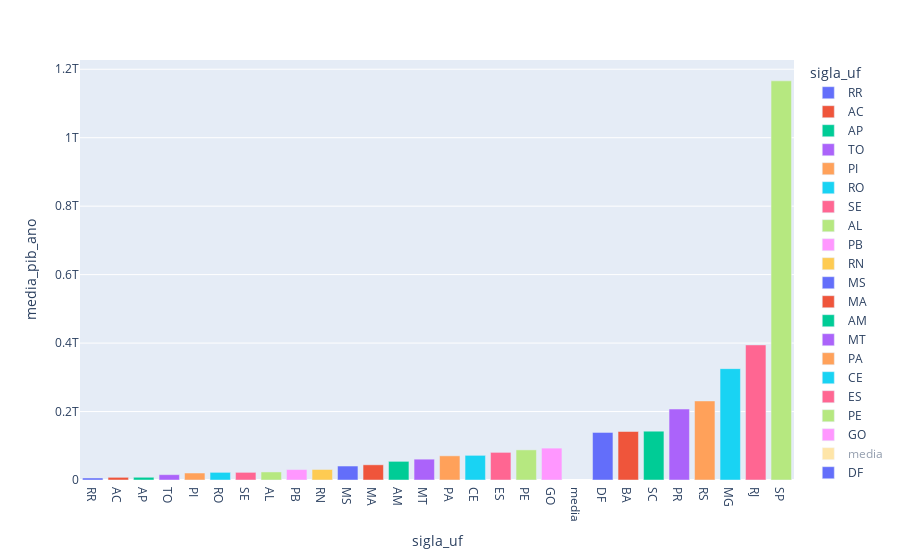

The code cell stored with this chart in its notebook:
### Code cell
#grafico que mmostra a média anual do pib no periodo (2007 - 2012)

#como a média anual do periodo é a mesma em todos os anos, fiz uma filtragem na tabela para não deixar o grafico pontilhado
ano = df_final.loc[df_final["ano"] == 2012]

#grafico gerado pela base df_final que esta ordenada pela media anual do pib, eixo y será o pib, eixo x serão os estados 
graf_pib = px.bar(ano.sort_values('media_pib_ano'),y='media_pib_ano' ,x ='sigla_uf',color = 'sigla_uf')
graf_pib.show()

### Figure 1 — Plotly figure (JSON) as saved in the notebook; plotly's stock layout.template omitted (floating-point values rounded to 4 significant figures)
{"data": [{"alignmentgroup": "True", "hovertemplate": "sigla_uf=%{x}<br>media_pib_ano=%{y}<extra></extra>", "legendgroup": "RR", "marker": {"color": "#636efa", "pattern": {"shape": ""}}, "name": "RR", "offsetgroup": "RR", "orientation": "v", "showlegend": true, "textposition": "auto", "type": "bar", "x": ["RR"], "xaxis": "x", "y": [5876000000.0], "yaxis": "y"}, {"alignmentgroup": "True", "hovertemplate": "sigla_uf=%{x}<br>media_pib_ano=%{y}<extra></extra>", "legendgroup": "AC", "marker": {"color": "#EF553B", "pattern": {"shape": ""}}, "name": "AC", "offsetgroup": "AC", "orientation": "v", "showlegend": true, "textposition": "auto", "type": "bar", "x": ["AC"], "xaxis": "x", "y": [7796193500], "yaxis": "y"}, {"alignmentgroup": "True", "hovertemplate": "sigla_uf=%{x}<br>media_pib_ano=%{y}<extra></extra>", "legendgroup": "AP", "marker": {"color": "#00cc96", "pattern": {"shape": ""}}, "name": "AP", "offsetgroup": "AP", "orientation": "v", "showlegend": true, "textposition": "auto", "type": "bar", "x": ["AP"], "xaxis": "x", "y": [7974148500], "yaxis": "y"}, {"alignmentgroup": "True", "hovertemplate": "sigla_uf=%{x}<br>media_pib_ano=%{y}<extra></extra>", "legendgroup": "TO", "marker": {"color": "#ab63fa", "pattern": {"shape": ""}}, "name": "TO", "offsetgroup": "TO", "orientation": "v", "showlegend": true, "textposition": "auto", "type": "bar", "x": ["TO"], "xaxis": "x", "y": [15600000000.0], "yaxis": "y"}, {"alignmentgroup": "True", "hovertemplate": "sigla_uf=%{x}<br>media_pib_ano=%{y}<extra></extra>", "legendgroup": "PI", "marker": {"color": "#FFA15A", "pattern": {"shape": ""}}, "name": "PI", "offsetgroup": "PI", "orientation": "v", "showlegend": true, "textposition": "auto", "type": "bar", "x": ["PI"], "xaxis": "x", "y": [20390000000.0], "yaxis": "y"}, {"alignmentgroup": "True", "hovertemplate": "sigla_uf=%{x}<br>media_pib_ano=%{y}<extra></extra>", "legendgroup": "RO", "marker": {"color": "#19d3f3", "pattern": {"shape": ""}}, "name": "RO", "offsetgroup": "RO", "orientation": "v", "showlegend": true, "textposition": "auto", "type": "bar", "x": ["RO"], "xaxis": "x", "y": [22310000000.0], "yaxis": "y"}, {"alignmentgroup": "True", "hovertemplate": "sigla_uf=%{x}<br>media_pib_ano=%{y}<extra></extra>", "legendgroup": "SE", "marker": {"color": "#FF6692", "pattern": {"shape": ""}}, "name": "SE", "offsetgroup": "SE", "orientation": "v", "showlegend": true, "textposition": "auto", "type": "bar", "x": ["SE"], "xaxis": "x", "y": [22361476500], "yaxis": "y"}, {"alignmentgroup": "True", "hovertemplate": "sigla_uf=%{x}<br>media_pib_ano=%{y}<extra></extra>", "legendgroup": "AL", "marker": {"color": "#B6E880", "pattern": {"shape": ""}}, "name": "AL", "offsetgroup": "AL", "orientation": "v", "showlegend": true, "textposition": "auto", "type": "bar", "x": ["AL"], "xaxis": "x", "y": [23527476500], "yaxis": "y"}, {"alignmentgroup": "True", "hovertemplate": "sigla_uf=%{x}<br>media_pib_ano=%{y}<extra></extra>", "legendgroup": "PB", "marker": {"color": "#FF97FF", "pattern": {"shape": ""}}, "name": "PB", "offsetgroup": "PB", "orientation": "v", "showlegend": true, "textposition": "auto", "type": "bar", "x": ["PB"], "xaxis": "x", "y": [30460000000.0], "yaxis": "y"}, {"alignmentgroup": "True", "hovertemplate": "sigla_uf=%{x}<br>media_pib_ano=%{y}<extra></extra>", "legendgroup": "RN", "marker": {"color": "#FECB52", "pattern": {"shape": ""}}, "name": "RN", "offsetgroup": "RN", "orientation": "v", "showlegend": true, "textposition": "auto", "type": "bar", "x": ["RN"], "xaxis": "x", "y": [30720000000.0], "yaxis": "y"}, {"alignmentgroup": "True", "hovertemplate": "sigla_uf=%{x}<br>media_pib_ano=%{y}<extra></extra>", "legendgroup": "MS", "marker": {"color": "#636efa", "pattern": {"shape": ""}}, "name": "MS", "offsetgroup": "MS", "orientation": "v", "showlegend": true, "textposition": "auto", "type": "bar", "x": ["MS"], "xaxis": "x", "y": [40810028000], "yaxis": "y"}, {"alignmentgroup": "True", "hovertemplate": "sigla_uf=%{x}<br>media_pib_ano=%{y}<extra></extra>", "legendgroup": "MA", "marker": {"color": "#EF553B", "pattern": {"shape": ""}}, "name": "MA", "offsetgroup": "MA", "orientation": "v", "showlegend": true, "textposition": "auto", "type": "bar", "x": ["MA"], "xaxis": "x", "y": [44368257000], "yaxis": "y"}, {"alignmentgroup": "True", "hovertemplate": "sigla_uf=%{x}<br>media_pib_ano=%{y}<extra></extra>", "legendgroup": "AM", "marker": {"color": "#00cc96", "pattern": {"shape": ""}}, "name": "AM", "offsetgroup": "AM", "orientation": "v", "showlegend": true, "textposition": "auto", "type": "bar", "x": ["AM"], "xaxis": "x", "y": [54490000000.0], "yaxis": "y"}, {"alignmentgroup": "True", "hovertemplate": "sigla_uf=%{x}<br>media_pib_ano=%{y}<extra></extra>", "legendgroup": "MT", "marker": {"color": "#ab63fa", "pattern": {"shape": ""}}, "name": "MT", "offsetgroup": "MT", "orientation": "v", "showlegend": true, "textposition": "auto", "type": "bar", "x": ["MT"], "xaxis": "x", "y": [60870000000.0], "yaxis": "y"}, {"alignmentgroup": "True", "hovertemplate": "sigla_uf=%{x}<br>media_pib_ano=%{y}<extra></extra>", "legendgroup": "PA", "marker": {"color": "#FFA15A", "pattern": {"shape": ""}}, "name": "PA", "offsetgroup": "PA", "orientation": "v", "showlegend": true, "textposition": "auto", "type": "bar", "x": ["PA"], "xaxis": "x", "y": [70610000000.0], "yaxis": "y"}, {"alignmentgroup": "True", "hovertemplate": "sigla_uf=%{x}<br>media_pib_ano=%{y}<extra></extra>", "legendgroup": "CE", "marker": {"color": "#19d3f3", "pattern": {"shape": ""}}, "name": "CE", "offsetgroup": "CE", "orientation": "v", "showlegend": true, "textposition": "auto", "type": "bar", "x": ["CE"], "xaxis": "x", "y": [72018935000], "yaxis": "y"}, {"alignmentgroup": "True", "hovertemplate": "sigla_uf=%{x}<br>media_pib_ano=%{y}<extra></extra>", "legendgroup": "ES", "marker": {"color": "#FF6692", "pattern": {"shape": ""}}, "name": "ES", "offsetgroup": "ES", "orientation": "v", "showlegend": true, "textposition": "auto", "type": "bar", "x": ["ES"], "xaxis": "x", "y": [80690000000.0], "yaxis": "y"}, {"alignmentgroup": "True", "hovertemplate": "sigla_uf=%{x}<br>media_pib_ano=%{y}<extra></extra>", "legendgroup": "PE", "marker": {"color": "#B6E880", "pattern": {"shape": ""}}, "name": "PE", "offsetgroup": "PE", "orientation": "v", "showlegend": true, "textposition": "auto", "type": "bar", "x": ["PE"], "xaxis": "x", "y": [88010000000.0], "yaxis": "y"}, {"alignmentgroup": "True", "hovertemplate": "sigla_uf=%{x}<br>media_pib_ano=%{y}<extra></extra>", "legendgroup": "GO", "marker": {"color": "#FF97FF", "pattern": {"shape": ""}}, "name": "GO", "offsetgroup": "GO", "orientation": "v", "showlegend": true, "textposition": "auto", "type": "bar", "x": ["GO"], "xaxis": "x", "y": [93144573000], "yaxis": "y"}, {"alignmentgroup": "True", "hovertemplate": "sigla_uf=%{x}<br>media_pib_ano=%{y}<extra></extra>", "legendgroup": "media", "marker": {"color": "#FECB52", "pattern": {"shape": ""}}, "name": "media", "offsetgroup": "media", "orientation": "v", "showlegend": true, "textposition": "auto", "type": "bar", "visible": "legendonly", "x": ["media"], "xaxis": "x", "y": [131100000000.0], "yaxis": "y"}, {"alignmentgroup": "True", "hovertemplate": "sigla_uf=%{x}<br>media_pib_ano=%{y}<extra></extra>", "legendgroup": "DF", "marker": {"color": "#636efa", "pattern": {"shape": ""}}, "name": "DF", "offsetgroup": "DF", "orientation": "v", "showlegend": true, "textposition": "auto", "type": "bar", "x": ["DF"], "xaxis": "x", "y": [139100000000.0], "yaxis": "y"}, {"alignmentgroup": "True", "hovertemplate": "sigla_uf=%{x}<br>media_pib_ano=%{y}<extra></extra>", "legendgroup": "BA", "marker": {"color": "#EF553B", "pattern": {"shape": ""}}, "name": "BA", "offsetgroup": "BA", "orientation": "v", "showlegend": true, "textposition": "auto", "type": "bar", "x": ["BA"], "xaxis": "x", "y": [141700000000.0], "yaxis": "y"}, {"alignmentgroup": "True", "hovertemplate": "sigla_uf=%{x}<br>media_pib_ano=%{y}<extra></extra>", "legendgroup": "SC", "marker": {"color": "#00cc96", "pattern": {"shape": ""}}, "name": "SC", "offsetgroup": "SC", "orientation": "v", "showlegend": true, "textposition": "auto", "type": "bar", "x": ["SC"], "xaxis": "x", "y": [142800000000.0], "yaxis": "y"}, {"alignmentgroup": "True", "hovertemplate": "sigla_uf=%{x}<br>media_pib_ano=%{y}<extra></extra>", "legendgroup": "PR", "marker": {"color": "#ab63fa", "pattern": {"shape": ""}}, "name": "PR", "offsetgroup": "PR", "orientation": "v", "showlegend": true, "textposition": "auto", "type": "bar", "x": ["PR"], "xaxis": "x", "y": [207200000000.0], "yaxis": "y"}, {"alignmentgroup": "True", "hovertemplate": "sigla_uf=%{x}<br>media_pib_ano=%{y}<extra></extra>", "legendgroup": "RS", "marker": {"color": "#FFA15A", "pattern": {"shape": ""}}, "name": "RS", "offsetgroup": "RS", "orientation": "v", "showlegend": true, "textposition": "auto", "type": "bar", "x": ["RS"], "xaxis": "x", "y": [231000000000.0], "yaxis": "y"}, {"alignmentgroup": "True", "hovertemplate": "sigla_uf=%{x}<br>media_pib_ano=%{y}<extra></extra>", "legendgroup": "MG", "marker": {"color": "#19d3f3", "pattern": {"shape": ""}}, "name": "MG", "offsetgroup": "MG", "orientation": "v", "showlegend": true, "textposition": "auto", "type": "bar", "x": ["MG"], "xaxis": "x", "y": [325300000000.0], "yaxis": "y"}, {"alignmentgroup": "True", "hovertemplate": "sigla_uf=%{x}<br>media_pib_ano=%{y}<extra></extra>", "legendgroup": "RJ", "marker": {"color": "#FF6692", "pattern": {"shape": ""}}, "name": "RJ", "offsetgroup": "RJ", "orientation": "v", "showlegend": true, "textposition": "auto", "type": "bar", "x": ["RJ"], "xaxis": "x", "y": [394591393500], "yaxis": "y"}, {"alignmentgroup": "True", "hovertemplate": "sigla_uf=%{x}<br>media_pib_ano=%{y}<extra></extra>", "legendgroup": "SP", "marker": {"color": "#B6E880", "pattern": {"shape": ""}}, "name": "SP", "offsetgroup": "SP", "orientation": "v", "showlegend": true, "textposition": "auto", "type": "bar", "x": ["SP"], "xaxis": "x", "y": [1166019647000], "yaxis": "y"}], "layout": {"autosize": true, "barmode": "relative", "legend": {"title": {"text": "sigla_uf"}, "tracegroupgap": 0}, "margin": {"t": 60}, "xaxis": {"anchor": "y", "autorange": true, "categoryarray": ["RR", "AC", "AP", "TO", "PI", "RO", "SE", "AL", "PB", "RN", "MS", "MA", "AM", "MT", "PA", "CE", "ES", "PE", "GO", "media", "DF", "BA", "SC", "PR", "RS", "MG", "RJ", "SP"], "categoryorder": "array", "domain": [0, 1], "range": [-0.5, 27.5], "title": {"text": "sigla_uf"}, "type": "category"}, "yaxis": {"anchor": "x", "autorange": false, "domain": [0, 1], "range": [0, 1227000000000], "title": {"text": "media_pib_ano"}, "type": "linear"}}}
